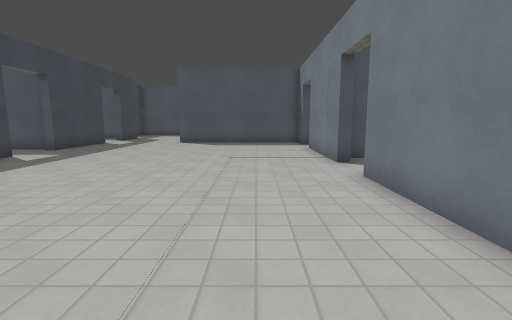
[1] (above)

18 first-person views from a walk through a Godot game level. The camera is 1.2 m above the floor, tilts 8° down and sees 85° across. The floor is counted in squares, 1 m on a side. Each view is taken from the middle of a square. On the plan, view 1 faces up. The plan holds only what a view shows up to about 13 squares ahead; the rest is blank. Surface patterns are stand-ins for the level's own textures.

[2]
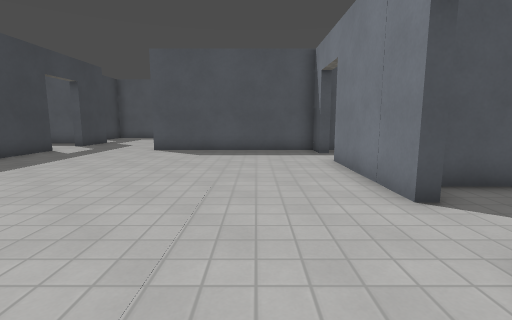

[3]
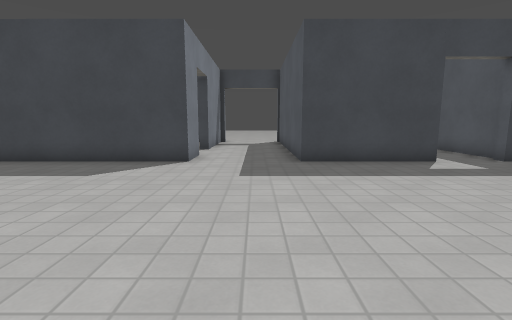

[4]
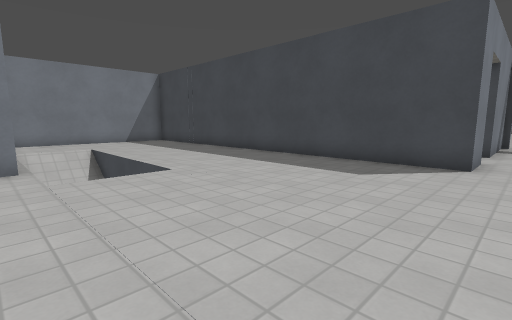

[5]
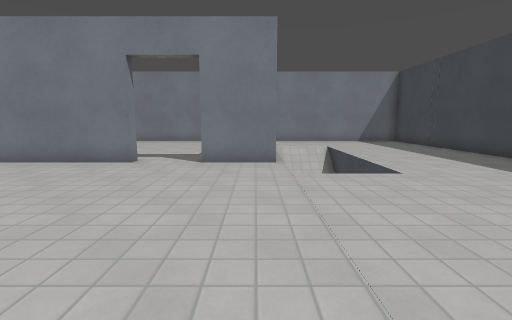

[6]
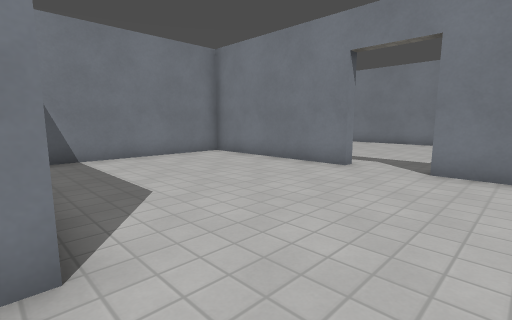

[7]
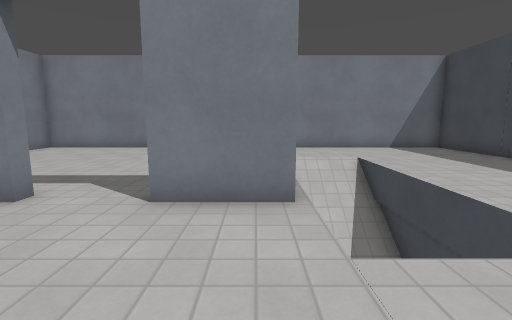

[8]
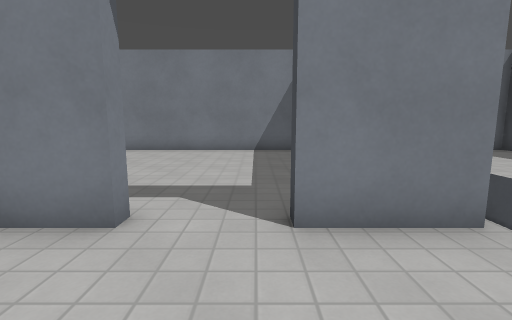

[9]
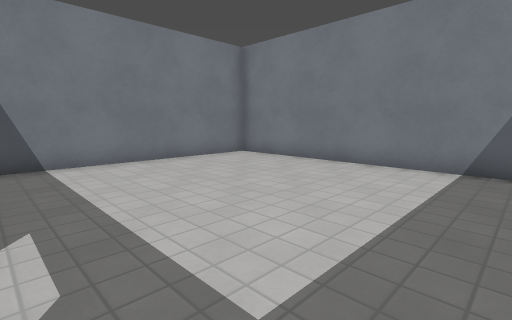

[10]
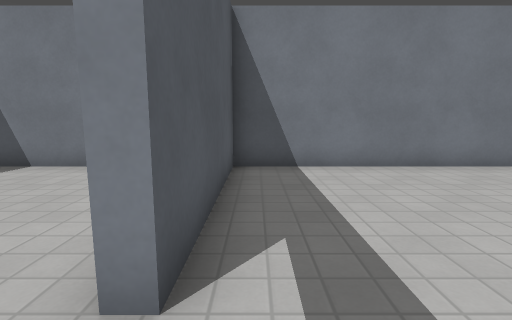

[11]
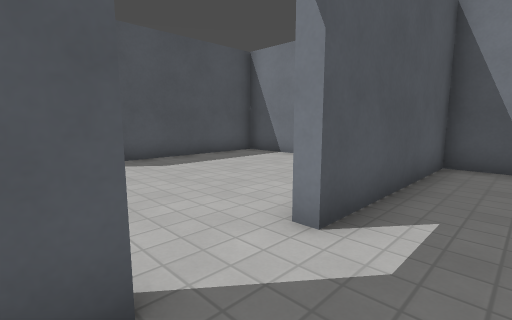

[12]
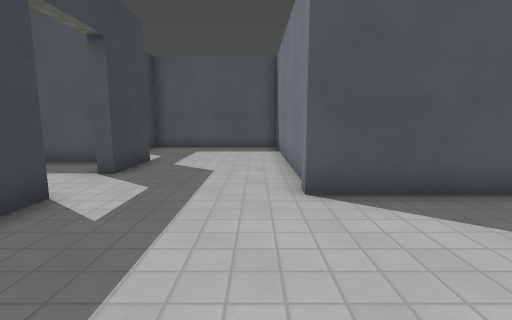

[13]
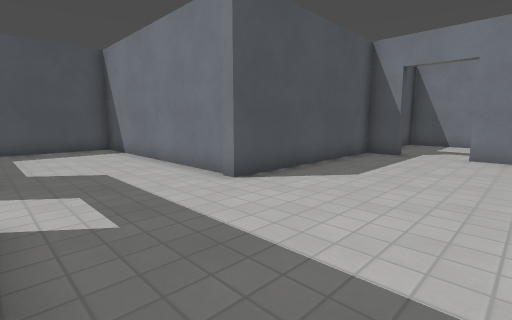

[14]
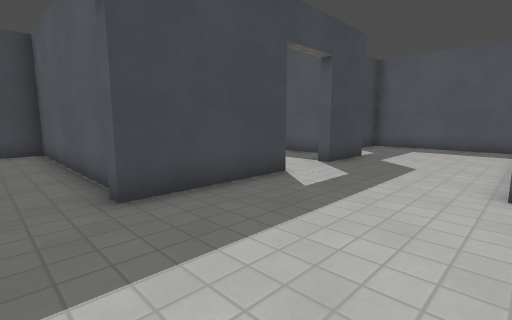

[15]
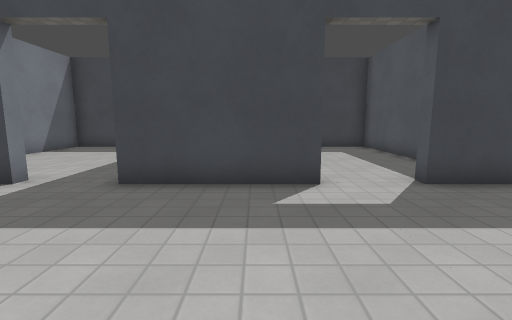

[16]
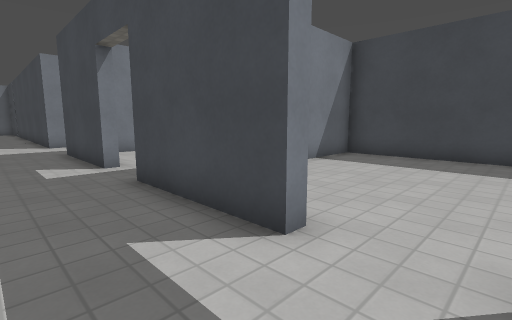

[17]
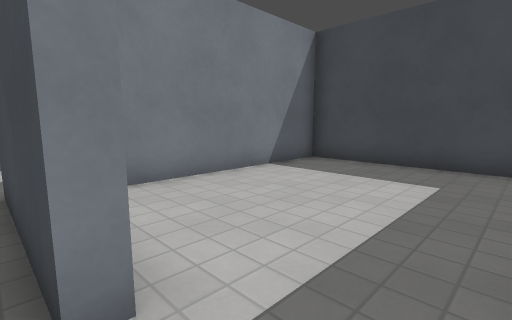

[18]
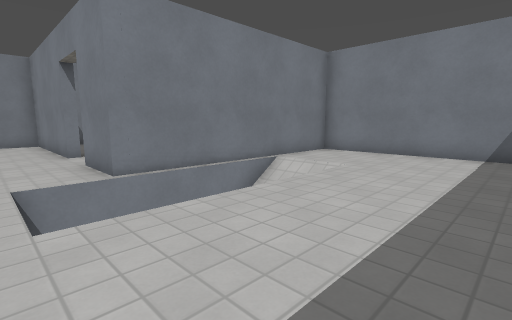

### Floor plan
Points are (right, up) in squares from view 1. A wall is a line through its corners. A room is listed if a view was taken in it or the views show most of it. See-through windows are left out.
Room 1 (views 1, 2, 3, 4, 5, 6, 7, 8, 12, 13, 14, 15, 16, 17, 18)
walls: (2.4, 1.6) (2.4, 6.1); (2.8, 8) (2.4, 8) (2.4, 12.4); (-8.2, 2) (-8.2, -13.6) (-0.6, -13.6) (-0.6, -7.8); (-8.6, 9.4) (-8.2, 9.4) (-8.2, 5.3); (-0.6, -5.6) (-0.6, -5) (1.6, -5); (3.6, -5) (9.3, -5) (9.3, 1.7) (4, 1.7); (2.8, 14.4) (2.4, 14.4) (2.4, 15.5) (-4.1, 15.5) (-4.1, 23.6) (-9.5, 23.6) (-9.5, 22.2); (-8.6, 15.2) (-8.2, 15.2) (-8.2, 11.4) (-8.6, 11.4); (-0.8, -9.1) (-0.8, -6.5); (-8.2, 19.5) (-8.2, 17.2) (-8.6, 17.2)
ways out: opening at (2.5, -5) to room 2; opening at (-8, 10.5) to room 3; opening at (-8, 16.5) to room 4; opening at (-8.5, 3.5); opening at (3, 7.5); opening at (3, 13.5)
Room 2 (views 9, 10, 11)
walls: (1.6, -5) (1.6, -5.4) (0.9, -5.4); (0.5, -13.6) (9.3, -13.6) (9.3, -5.4) (3.6, -5.4) (3.6, -5)
ways out: opening at (2.5, -5) to room 1
Room 3 (no view inside)
walls: (-8.6, 11.6) (-16, 11.6) (-16, 5.7) (-9.8, 5.7)
ways out: opening at (-8, 10.5) to room 1
Room 4 (no view inside)
walls: (-9.5, 19) (-16, 19) (-16, 12) (-13.2, 12)
ways out: opening at (-8, 16.5) to room 1

Where each view was taken, in squares from view 1:
view 1: 0 up, 0 right, facing up
view 2: 4 up, 0 right, facing up
view 3: 4 up, 0 right, facing left
view 4: 3 up, 0 right, facing down-left
view 5: 3 up, 0 right, facing down
view 6: 2 up, 0 right, facing down-right
view 7: 1 down, 0 right, facing down
view 8: 2 down, 2 right, facing down
view 9: 6 down, 1 right, facing down-right
view 10: 6 down, 2 right, facing right
view 11: 7 down, 1 right, facing up-right
view 12: 11 up, 5 left, facing up
view 13: 11 up, 8 left, facing up-right
view 14: 10 up, 4 left, facing up-left
view 15: 14 up, 3 left, facing left
view 16: 17 up, 6 left, facing down-left
view 17: 11 up, 8 left, facing down-left
view 18: 3 down, 7 left, facing down-right
